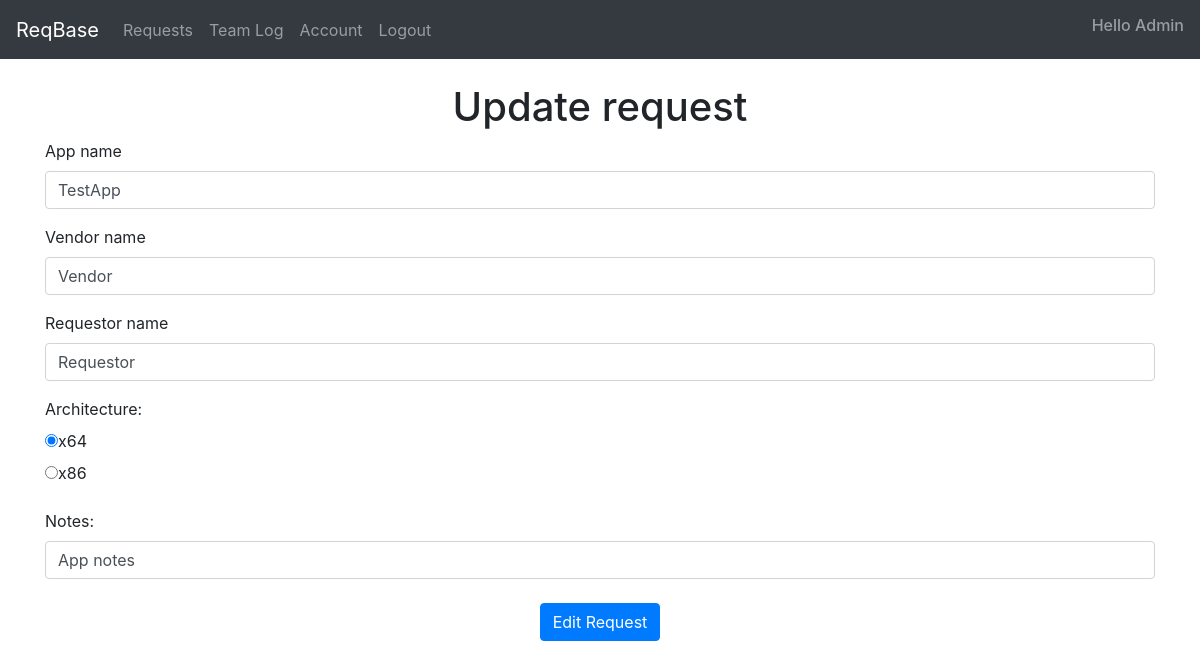
Page /updateReq/1 (signed in) on the earlier database version.
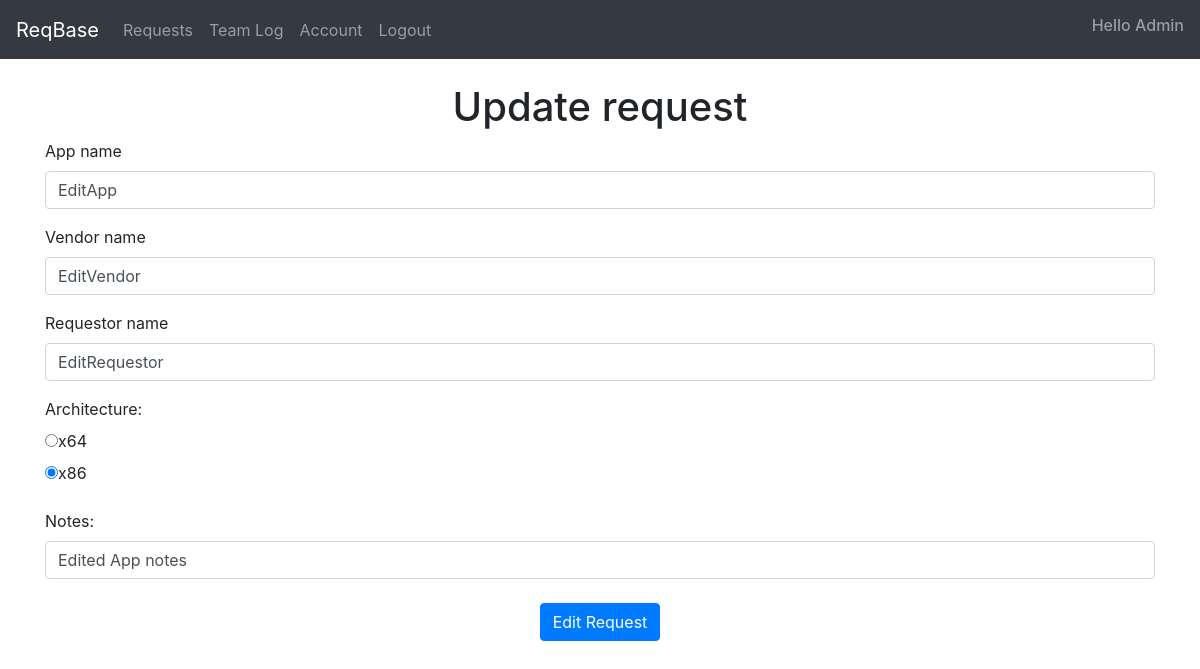
Same page on the later database version.
### ReqBase/models.py (models this page shows)
class User(db.Model, UserMixin):
    id = db.Column(db.Integer, primary_key=True)
    email = db.Column(db.String(150), unique=True, nullable=False)
    password = db.Column(db.String(150), nullable=False)           ##Creates a User object with the shown attributes
    first_name = db.Column(db.String(150), nullable=False)
    admin = db.Column(db.Boolean(), default=True, nullable=False)
    reqs = db.relationship('Req', backref='user')
    logs = db.relationship('Log', backref='user')           ##States a relationship with Req and Log classes

class Req(db.Model):
    id = db.Column(db.Integer, primary_key=True)
    app_name = db.Column(db.String(100) , nullable=False)
    app_vendor = db.Column(db.String(100) , nullable=False)   ##Creates a Req object with the shown attributes
    req_name = db.Column(db.String(100) , nullable=False)
    arch = db.Column(db.String(5), nullable=False)
    note = db.Column(db.String(10000))
    date = db.Column(db.DateTime(timezone=True), default=func.now())
    user_id = db.Column(db.Integer, db.ForeignKey('user.id'))

### ReqBase/views.py (the view)
@views.route('/updateReq/<int:id>', methods=['GET', 'POST'] )
@login_required
def updateReq(id):
    req_to_update = Req.query.get_or_404(id)     ##Querys the database using the passed Id
    if request.method == 'POST':
        req_to_update.app_name = request.form['appName']
        req_to_update.app_vendor = request.form['appVendor']   ##Changes the attributes of the object
        req_to_update.req_name = request.form['reqName']
        req_to_update.arch = request.form['archNum']
        req_to_update.note = request.form['note']
        db.session.commit()               ##Commits the changes
        return redirect(url_for('views.requests'))
    else:
        return render_template('update_req.html', req_to_update=req_to_update, user=current_user)

### ReqBase/__init__.py (called while the page is built)
def create_app():
    app = Flask(__name__, static_url_path='', static_folder='static', template_folder='templates')
    app.config['SECRET_KEY'] = 'Obliviate'
    app.config['SQLALCHEMY_DATABASE_URI'] = f'sqlite:///{DB_NAME}'
    db.init_app(app)
    from .views import views
    from .auth import auth
    app.register_blueprint(views, url_prefix='/')   ##Blueprints the URLs
    app.register_blueprint(auth, url_prefix='/')
    from .models import User
    create_database(app)
    login_manager = LoginManager()
    login_manager.login_view= 'auth.login'  ##A library that allows the login and user functionality
    login_manager.init_app(app)
    @login_manager.user_loader
    def load_user(id):
        return db.session.get(User, int(id))
    return app

### ReqBase/templates/update_req.html
{% extends "navbar.html" %} {% block title %}Update request{% endblock %}
{% block content %}
<br />
<h1 align="center">Update request</h1>
<form action=/updateReq/{{req_to_update.id}} method="POST" onsubmit="return confirm('Press okay if the details of the request are correct.');">
    <div class="form-group">
        <label for="appName">App name</label>
        <input
        type="text"
        class="form-control"
        id="appName"
        name="appName"
        value="{{ req_to_update.app_name }}"
        placeholder="Enter app name">
    </div>
    <div class="form-group">
        <label for="vendorName">Vendor name</label>
        <input
        type="text"
        class="form-control"
        id="appVendor"
        name="appVendor"
        value="{{ req_to_update.app_vendor }}"
        placeholder="Enter vendor name">
    </div>
    <div class="form-group">
        <label for="reqName">Requestor name</label>
        <input
        type="text"
        class="form-control"
        id="reqName"
        name="reqName"
        value="{{ req_to_update.req_name }}"
        placeholder="Enter requestor name">
    </div>
    <div class="form-group">
        <label for="arch">Architecture: </label>
        <br />
        {% if req_to_update.arch == "x64" %}
        <label class="radio-inline" for="x64"><input type="radio" id="x64" name="archNum" value="x64" checked>x64</label>
        <br />
        <label class="radio-inline" for="x86"><input type="radio" id="x86" name="archNum" value="x86" >x86</label>
        <br />
        {% else %}
        <label class="radio-inline" for="x64"><input type="radio" id="x64" name="archNum" value="x64" >x64</label>
        <br />
        <label class="radio-inline" for="x86"><input type="radio" id="x86" name="archNum" value="x86" checked>x86</label>
        <br />
        {% endif %}
    </div>
    <label for="note">Notes: </label>
    <input
    name="note"
    id="note"
    class="form-control"
    value="{{ req_to_update.note }}"
    placeholder="Additional info"
    ></input>
    <br />
    <div align="center">
        <button type="submit" class="btn btn-primary">Edit Request</button>
    </div>
</form>
<br />
{% endblock %}

### ReqBase/templates/navbar.html (shortened to what this page needs)
<!DOCTYPE html>
<html>
    <head>
        <link
      rel="stylesheet"
      href="https://stackpath.bootstrapcdn.com/bootstrap/4.4.1/css/bootstrap.min.css"
    />
    <link
      rel="stylesheet"
      href="https://stackpath.bootstrapcdn.com/font-awesome/4.7.0/css/font-awesome.min.css"
    />
    </head>
    <body>
        <nav class="navbar navbar-expand-lg navbar-dark bg-dark">
            <div class="collapse navbar-collapse" id="navbar">
                <div class="navbar-nav">
                    {% if user.is_authenticated %}
                    <a class="navbar-brand">ReqBase</a>
                    <a class="nav-item nav-link" id="requests" href="/">Requests</a>
                    <a class="nav-item nav-link" id="teamLog" href="/teamLog">Team Log</a>
                    <a class="nav-item nav-link" id="account" href="/account">Account</a>
                    <a class="nav-item nav-link" id="logout" href="/logout" onclick="return confirm('Are you sure you wish to log out?')">Logout</a>
                    {% else %}
                    <a class="nav-item nav-link" id="login" href="/login">Login</a>
                    <a class="nav-item nav-link" id="signUp" href="/sign-up">Sign up</a>
                    {% endif %}
                </div>
              </div>
            <div class="nav navbar-nav navbar-right">
              {% if user.is_authenticated %}
              <h6 class="navbar-text">Hello {{ user.first_name }}</h6>
              {% endif %}
            </div>
        </nav>
        <div class="container">
            {% block content %}
            {% endblock %}
        </div>
    </body>
</html>

Differences in the rows shown:
changed Req: appName "TestApp" → "EditApp"; appVendor "Vendor" → "EditVendor"; reqName "Requestor" → "EditRequestor"; arch "x64" → "x86" (drawn); note "App notes" → "Edited App notes"
Other differences:
form field archNum: (not shown) → "☐ x64"
form field archNum: (not shown) → "☑ x86"
form field archNum: "☑ x64" → (not shown)
form field archNum: "☐ x86" → (not shown)
